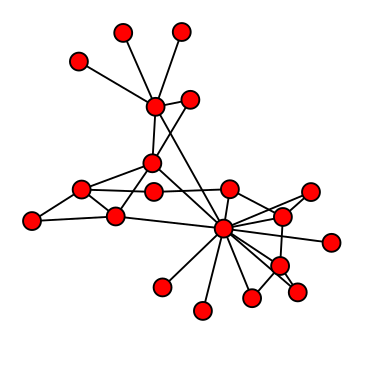

Here is the Julia script that generated this plot:
# Plot the dependency graph for Gadfly.jl
using GraphLayout

# Load adjacency matrix from file
fp = open("gadfly.txt","r")
adj_matrix = readdlm(fp,',')
close(fp)

# Calculate a layout
loc_x, loc_y = layout_spring_adj(adj_matrix)

# Draw it
draw_layout_adj(adj_matrix, loc_x, loc_y, FILENAME="gadfly.svg")
